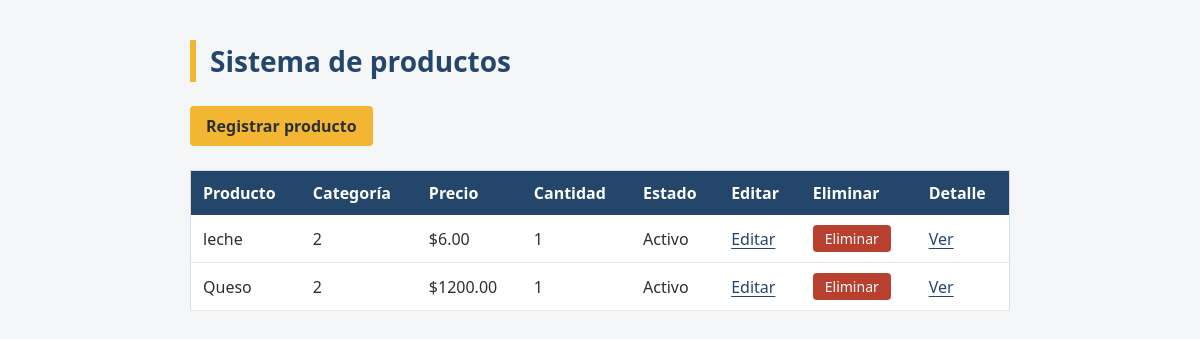
The page /productos/listado_productos/ on the database its author committed.
### productos/models.py (models this page shows, shortened)
class Producto(models.Model):
    nombre = models.CharField(max_length=100)
    categoria = models.CharField(max_length=100)
    precio = models.DecimalField(max_digits=10, decimal_places=2)
    cantidad = models.IntegerField()
    estado = models.BooleanField(default=True)

### productos/views.py (the view)
# urls.py: path("listado_productos/", views.listado_productos),
def listado_productos(request):
    productos = Producto.objects.all()
    return render(request, "productos/listado.html", {"productos": productos})

### productos/templates/productos/listado.html (shortened to what this page needs)
<!DOCTYPE html>
<html lang="es">
<head>
</head>
<body>
    <h1>Sistema de productos</h1>
    <a href="/productos/">Registrar producto</a>
    {% if productos %}
        <table border="1">
            <tr>
                <th>Producto</th>
                <th>Categoría</th>
                <th>Precio</th>
                <th>Cantidad</th>
                <th>Estado</th>
                <th>Editar</th>
                <th>Eliminar</th>
                <th>Detalle</th>
            </tr>
            {% for producto in productos %}
                <tr>
                    <td>{{ producto.nombre }}</td>
                    <td>{{ producto.categoria }}</td>
                    <td>${{ producto.precio }}</td>
                    <td>{{ producto.cantidad }}</td>
                    <td>{{ producto.estado|yesno:"Activo,Inactivo" }}</td>
                    <td><a href="/productos/editar_productos/{{ producto.id }}/">Editar</a></td>
                    <td>
                        <form method="post" action="/productos/eliminar_productos/{{ producto.id }}/">
                            <button type="submit" onclick="return confirm('¿Eliminar este producto?')">Eliminar</button>
                        </form>
                    </td>
                    <td><a href="/productos/detalle_productos/{{ producto.id }}/">Ver</a></td>
                </tr>
            {% endfor %}
        </table>
    {% else %}
        <p>Todavía no hay productos registrados.</p>
    {% endif %}
</body>
</html>

### rows shown on the page
Producto: nombre "leche", categoria "2", precio "6.00", cantidad "1", estado "Activo"
Producto: nombre "Queso", categoria "2", precio "1200.00", cantidad "1", estado "Activo"
